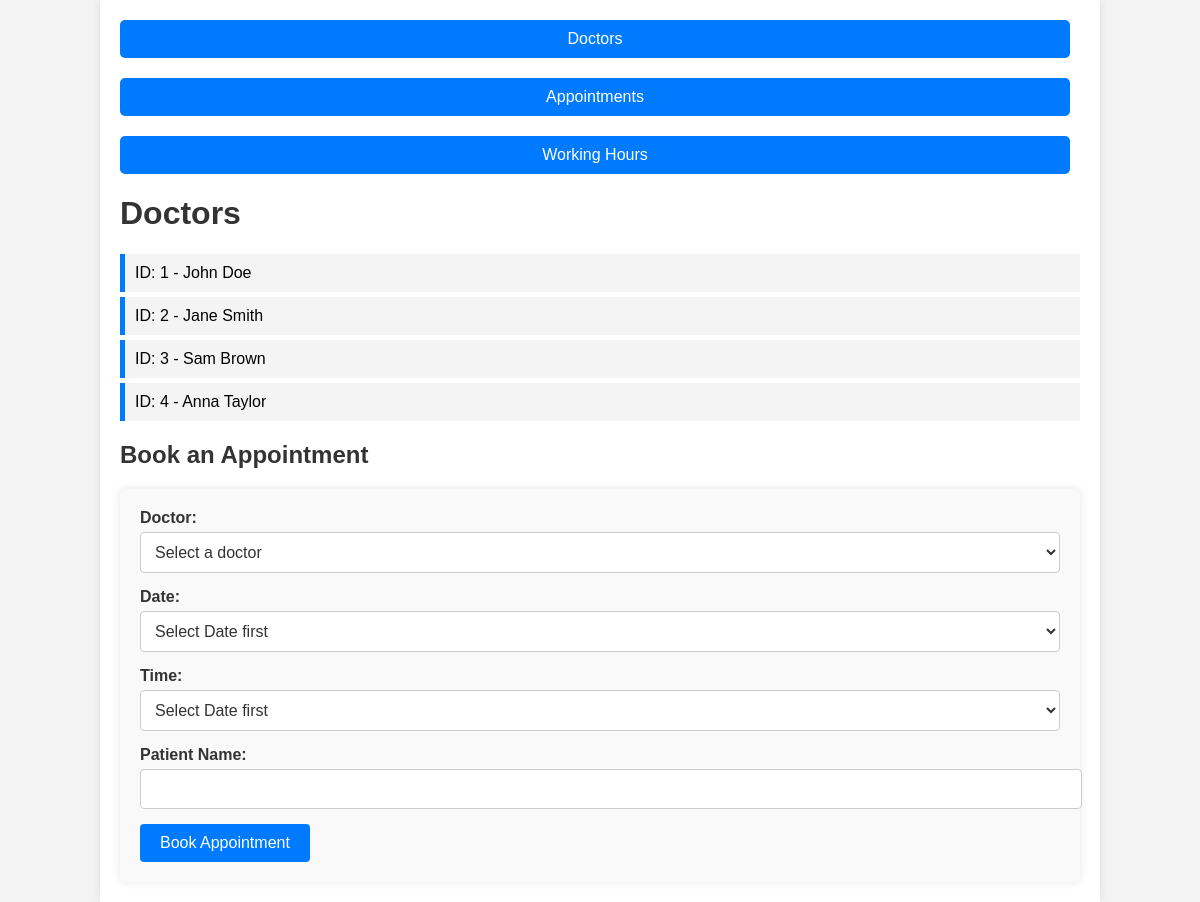
Before: / with the older database file.
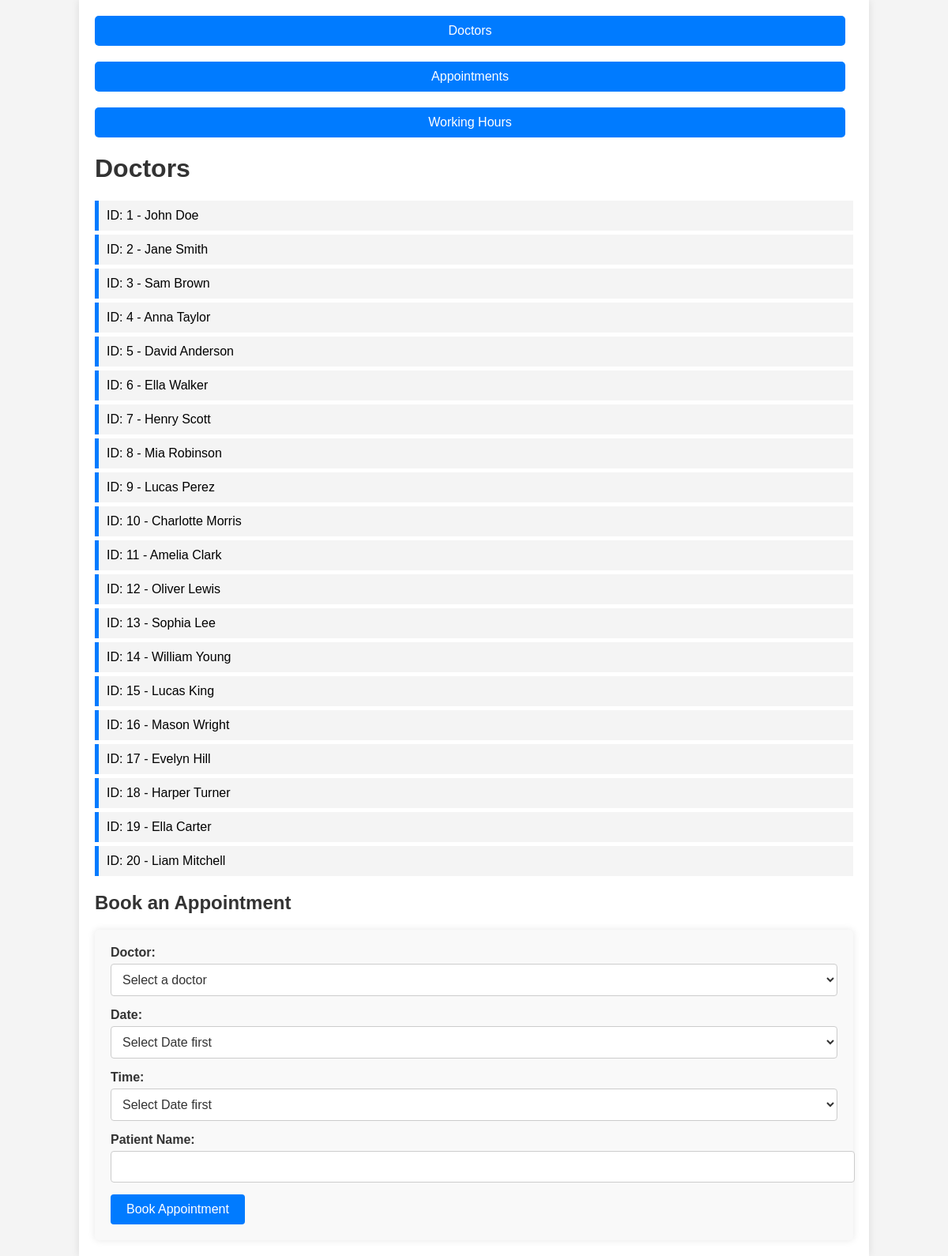
After: the same page with the newer database file.
### tables this page shows
CREATE TABLE `Doctors` (
  `doctor_id` int NOT NULL,
  `first_name` varchar(255) NOT NULL,
  `last_name` varchar(255) NOT NULL,
  `specialty_id` varchar(255) NOT NULL,
  `phone_number` varchar(20) DEFAULT NULL,
  `email` varchar(255) DEFAULT NULL,
  `room_number` varchar(10) DEFAULT NULL
);

### index.php (the view, shortened to what this page needs)
<?php include 'db.php'; ?>
<!DOCTYPE html>
<html lang="en">
<head>
    <link rel="stylesheet" href="style.css">
</head>
<body>
    <div class="container">
        <div class="navigation">
            <a href="index.php" class="button">Doctors</a>
            <a href="appointments.php" class="button">Appointments</a>
            <a href="working_hours.php" class="button">Working Hours</a>
        </div>
        <h1>Doctors</h1>
        <ul>
            <?php
            $sql = "SELECT * FROM Doctors";
            $result = $conn->query($sql);
            if ($result->num_rows > 0) {
                while ($row = $result->fetch_assoc()) {
                    echo "<li>ID: " . $row["doctor_id"] . " - " . $row["first_name"] . " " . $row["last_name"] . "</li>";
                }
            } else {
                echo "No doctors available.";
            }
            ?>
        </ul>
        <h2>Book an Appointment</h2>
        <form id="appointment-form">
            <label for="doctor_id">Doctor:</label>
            <select id="doctor_id" name="doctor_id" required>
                <option value="">Select a doctor</option>
            </select>
            <br>
            <label for="appointment_date">Date:</label>
            <select id="appointment_date" name="appointment_date" required>
                <option value="">Select Date first</option>
            </select>
            <br>
            <label for="appointment_time">Time:</label>
            <select id="appointment_time" name="appointment_time" required>
                <option value="">Select Date first</option>
            </select>
            <br>
            <label for="patient_name">Patient Name:</label>
            <input type="text" id="patient_name" name="patient_name" required>
            <br>
            <input type="submit" value="Book Appointment">
        </form>
    </div>
</body>
</html>

Changed rows visible on the page:
added doctors: doctor_id "5", first_name "David", last_name "Anderson"
added doctors: doctor_id "6", first_name "Ella", last_name "Walker"
added doctors: doctor_id "7", first_name "Henry", last_name "Scott"
added doctors: doctor_id "8", first_name "Mia", last_name "Robinson"
added doctors: doctor_id "9", first_name "Lucas", last_name "Perez"
added doctors: doctor_id "10", first_name "Charlotte", last_name "Morris"
added doctors: doctor_id "11", first_name "Amelia", last_name "Clark"
added doctors: doctor_id "12", first_name "Oliver", last_name "Lewis"
added doctors: doctor_id "13", first_name "Sophia", last_name "Lee"
added doctors: doctor_id "14", first_name "William", last_name "Young"
added doctors: doctor_id "15", first_name "Lucas", last_name "King"
added doctors: doctor_id "16", first_name "Mason", last_name "Wright"
added doctors: doctor_id "17", first_name "Evelyn", last_name "Hill"
added doctors: doctor_id "18", first_name "Harper", last_name "Turner"
added doctors: doctor_id "19", first_name "Ella", last_name "Carter"
added doctors: doctor_id "20", first_name "Liam", last_name "Mitchell"
